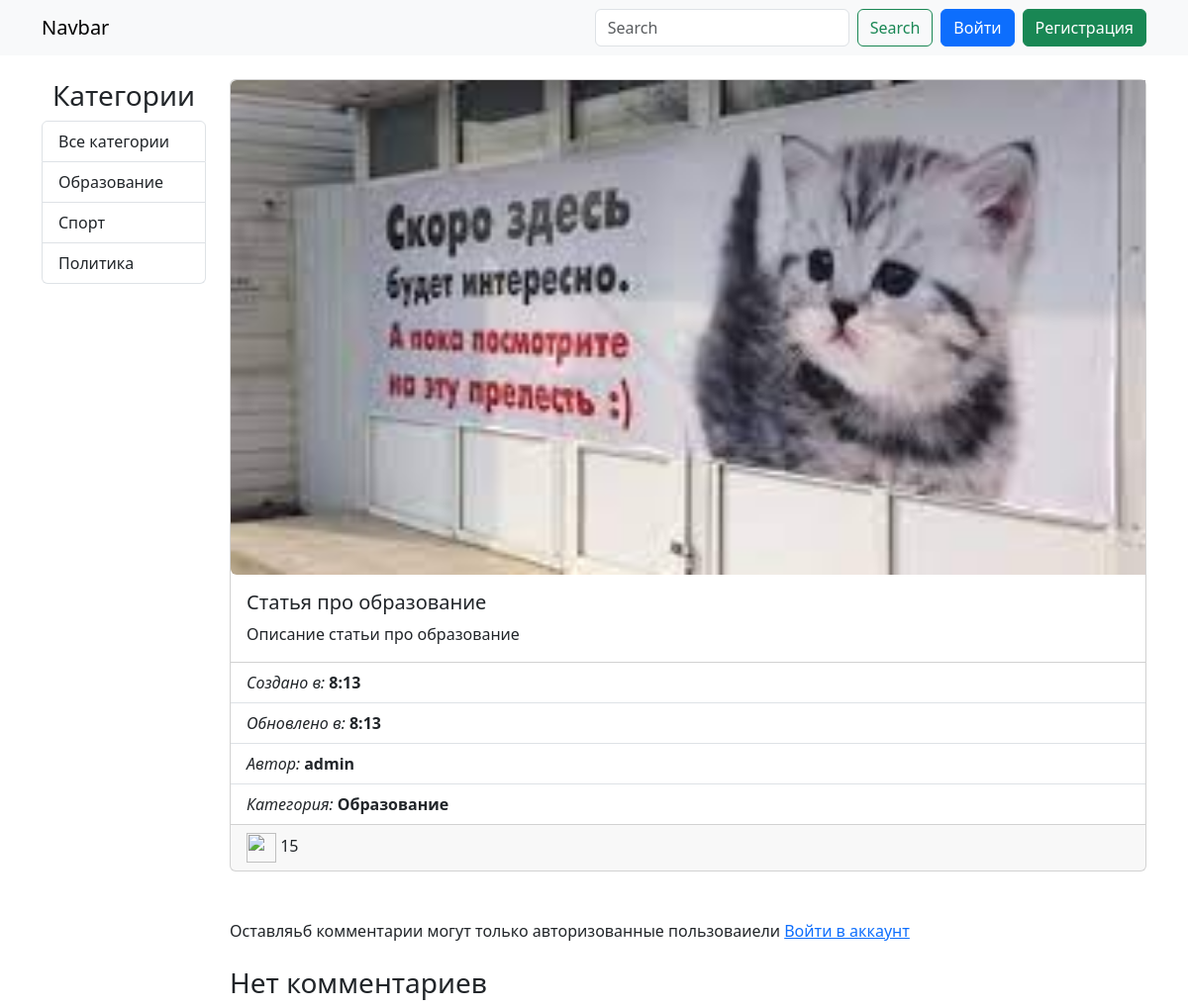
The app's page /posts/1/ with its own data.
### blog_app/models.py (models this page shows, shortened)
class Category(models.Model):
    title = models.CharField(verbose_name="Название категории", max_length=150)
    def get_absolute_url(self):
        return reverse("category_posts", kwargs={"category_id": self.pk})
    def __str__(self):
        return self.title
    class Meta:
        verbose_name = "Категория"
        verbose_name_plural = "Категории"

class Post(models.Model):
    title = models.CharField(verbose_name="Заголовок статьи", max_length=100)
    content = models.TextField(verbose_name="Описание статьи")  # TEXT
    image = models.ImageField(verbose_name="Фото статьи", upload_to="photos/", blank=True, null=True)
    created_at = models.DateTimeField(verbose_name="Дата создания", auto_now_add=True)
    updated_at = models.DateTimeField(verbose_name="Дата обновления", auto_now_add=True)
    views = models.IntegerField(verbose_name="Кол-во просмотров", default=0)
    author = models.ForeignKey(to=User, on_delete=models.CASCADE, verbose_name="Автор")
    category = models.ForeignKey(to=Category, on_delete=models.CASCADE, verbose_name="Категория")
    class Meta:
        verbose_name = "Статья"
        verbose_name_plural = "Статьи"

### blog_app/views.py (the view, shortened to what this page needs)
# urls.py: path("posts/<int:post_id>/", views.post_detail, name="post_detail"),  # http://127.0.0.1:8000/posts/1
def post_detail(request, post_id):
    post = Post.objects.get(pk=post_id)
    comments = post.comments.filter(post=post)
    try:
        post.likes
    except Exception as e:
        Like.objects.create(post=post)
    try:
        post.dislikes
    except Exception as e:
        DisLike.objects.create(post=post)
    likes_count = post.likes.user.all().count()
    comments_likes_count = sum([comment.likes.user.all().count() for comment in post.comments.all()])
    comments_dislikes_count = sum([comment.dislikes.user.all().count() for comment in post.comments.all()])
    dislikes_count = post.dislikes.user.all().count()
    if request.session.session_key:
        request.session.save()
    session_key = request.session.session_key
    is_viewed = PostCountViews.objects.filter(post=post, session_id=session_key)
    if request.method == "POST":
        form = CommentForm(data=request.POST)
        if form.is_valid():
            form = form.save(commit=False)
            form.post = post
            form.author = request.user
            form.save()
            try:
                form.likes
            except Exception as e:
                Like.objects.create(comment=form)
            try:
                form.dislikes
            except Exception as e:
                DisLike.objects.create(comment=form)
            return redirect("post_detail", post.pk)
    else:
        form = CommentForm()
    context = {
        "post": post,
        "form": form,
        "comments": comments,
        "likes_count": likes_count,
        "dislikes_count": dislikes_count,
        "comments_likes_count": comments_likes_count,
        "comments_dislikes_count": comments_dislikes_count
    }
    return render(request, "blog_app/post_detail.html", context)

### blog_app/forms.py
class CommentForm(forms.ModelForm):
    class Meta:
        model = Comment
        fields = ["content"]
        widgets = {
            "content": forms.Textarea(attrs={
                "class": "form-control",
                "placeholder": "Ваш комментарий",
                "rows": 5
            })
        }

### blog_app/templatetags/custom_tags.py (called while the page is built)
@register.simple_tag()
def get_categories():
    categories = Category.objects.all()
    return categories

### blog_app/templates/blog_app/post_detail.html (shortened to what this page needs)
{% extends 'base.html' %}
{% block content %}
<div class="card mb-3">
    {% if post.image %}
    <img src="{{ post.image.url }}" class="rounded-start object-fit-cover" alt="..." height="500">
    {% else %}
    <img
         class="rounded-start object-fit-cover" alt="..." height="500">
    {% endif %}
    <div class="card-body">
        <h5 class="card-title">{{ post.title }}</h5>
        <p class="card-text">{{ post.content }}</p>
    </div>
    <ul class="list-group list-group-flush">
        <li class="list-group-item">
            <i>Создано в:</i> <b>{{ post.created_at.time }}</b>
        </li>
        <li class="list-group-item">
            <i>Обновлено в:</i> <b>{{ post.updated_at.time }}</b>
        </li>
        <li class="list-group-item">
            <i>Автор:</i> <b>{{ post.author }}</b>
        </li>
        <li class="list-group-item">
            <i>Категория:</i> <b>{{ post.category }}</b>
        </li>
    </ul>
    <div class="card-footer d-flex justify-content-between align-items-center">
        <div>
            <img src="https://cdn-icons-png.flaticon.com/512/535/535193.png" alt="" width="30" height="30">
            {{ post.views }}
        </div>
    </div>
</div>
<div class="mt-5">
    {% if request.user.is_authenticated %}
    <p>Оставляьб комментарии могут только авторизованные пользоваиели <a href="{% url 'login' %">Войти в аккаунт</a></p>
    <div class="mt-4">
        {% for comment in comments %}
        <div class="card mb-3">
            <div class="card-header d-flex align-items-center">
                {{ comment.created_at }}
                {% if  request.user.is_authenticated and not request.user == post.author and not request.user.is_superuser %}
                <div class="ms-auto d-flex gap-3 fs-5">
                    <a class="text-success text-decoration-none "
                       href="{% url 'add_vote' obj_type='comment' obj_id=comment.pk action='add_like' %}">
                        <i class="bi bi-hand-thumbs-up"></i>
                        <span>{{ comments_likes_count }}</span>
                    </a>
                    <a class="text-danger text-decoration-none"
                       href="{% url 'add_vote' obj_type='comment' obj_id=comment.pk action='add_dislike' %}">
                        <i class="bi bi-hand-thumbs-down"></i>
                        <span>{{ comments_dislikes_count }}</span>
                    </a>
                    <i class="bi bi-trash3-fill"></i>
                </div>
                {% endif %}
            </div>
            <div class="card-body">
                <blockquote class="blockquote mb-0">
                    <p>A well-known quote, contained in a blockquote element.</p>
                    <footer class="blockquote-footer"><cite title="{{ comment.author }} ">{{ comment.author }}</cite>
                    </footer>
                </blockquote>
            </div>
        </div>
        {% empty %}
        <h3>Нeт комментариев</h3>
        {% endfor %}
    </div>
</div>
{% endblock content %}

### templates/base.html (shortened to what this page needs)
{% load custom_tags %}
<!doctype html>
<html lang="en">
<head>
    <link rel="stylesheet" href="https://cdn.jsdelivr.net/npm/bootstrap@5.3.0-alpha1/dist/css/bootstrap.min.css">
    <link rel="stylesheet" href="https://cdn.jsdelivr.net/npm/bootstrap-icons@1.10.2/font/bootstrap-icons.css">
</head>
<body>
{% include 'components/_header.html' %}
<main>
    <div class="container">
        <div class="row justify-content-center">
            {% if request.path != '/login/' and request.path != '/registration/' %}
            <div class="col-2">
                <h3 class="text-center">Категории</h3>
                <div class="list-group">
                    {% get_categories as categories %}
                    <a href="{% url 'home' %}" class="list-group-item list-group-item-action">Все категории</a>
                    {% for category in categories %}
                    <a href="{{ category.get_absolute_url }}" class="list-group-item list-group-item-action">
                        {{ category }}
                    </a>
                    {% endfor %}
                </div>
            </div>
            {% endif %}
            {% if request.path != '/login/' and request.path != '/registration/' %}
            <div class="col-10">
            {% else %}
            <div class="col-4">
            {% endif %}
                {% block content %}
                {% endblock content %}
                </div>
            </div>
        </div>
</main>
</body>
</html>

### records on screen
Category: title "Образование"
Category: title "Спорт"
Category: title "Политика"
Post: title "Статья про образование", content "Описание статьи про образованиe", created_at.time "8:13", updated_at.time "8:13", author "admin", category "Образование", views "15"
